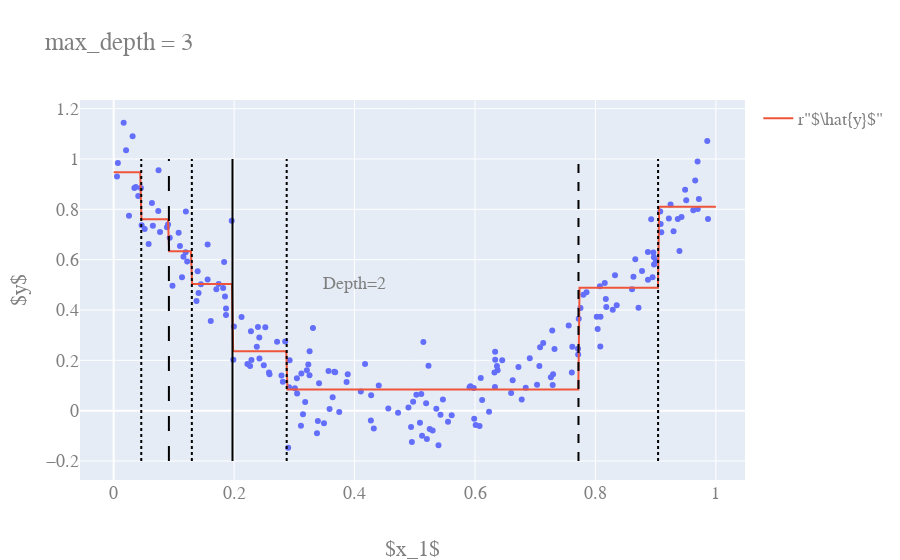

Notebook source saved alongside this figure:
### Code cell
fig = plot_regression_predictions(tree_reg2, X, y)
fig.update_layout(title_text='max_depth = 3')
for split, style in ((0.1973, "solid"), (0.0917, "longdash"), (0.7718, "dash")):
    fig.add_scatter(
        x=[split, split], y=[-0.2, 1], mode='lines', line_dash=style, line_color='black',
        marker_line_width=2, showlegend=False, 
    )
for split in (0.0458, 0.1298, 0.2873, 0.9040):
    fig.add_scatter(
        x=[split, split], y=[-0.2, 1], mode='lines', line_dash='dot', line_color='black',
        marker_line_width=1, showlegend=False, 
    )
fig.add_scatter(
    x=[0.4], y=[0.5], mode="text", text=["Depth=2"], showlegend=False
)
# fig.write_image(chapter_imgs + 'regression_depth3.png')
# Image(chapter_imgs + 'regression_depth3.png')
fig.show() # writing the image throws an error

### Figure 1 — Plotly figure (JSON) as saved in the notebook; plotly's stock layout.template omitted (floating-point values rounded to 4 significant figures; data arrays with more than 128 entries replaced by an {"elided": "..."} marker saying what was removed)
{"data": [{"marker": {"line": {"color": "blue"}}, "mode": "markers", "showlegend": false, "type": "scatter", "x": {"elided": "200 float values"}, "y": {"elided": "200 float values"}}, {"marker": {"line": {"color": "red"}}, "mode": "lines", "name": "r\"$\\hat{y}$\"", "type": "scatter", "x": {"elided": "500 float values"}, "y": {"elided": "500 float values"}}, {"line": {"color": "black", "dash": "solid"}, "marker": {"line": {"width": 2}}, "mode": "lines", "showlegend": false, "type": "scatter", "x": [0.1973, 0.1973], "y": [-0.2, 1]}, {"line": {"color": "black", "dash": "longdash"}, "marker": {"line": {"width": 2}}, "mode": "lines", "showlegend": false, "type": "scatter", "x": [0.0917, 0.0917], "y": [-0.2, 1]}, {"line": {"color": "black", "dash": "dash"}, "marker": {"line": {"width": 2}}, "mode": "lines", "showlegend": false, "type": "scatter", "x": [0.7718, 0.7718], "y": [-0.2, 1]}, {"line": {"color": "black", "dash": "dot"}, "marker": {"line": {"width": 1}}, "mode": "lines", "showlegend": false, "type": "scatter", "x": [0.0458, 0.0458], "y": [-0.2, 1]}, {"line": {"color": "black", "dash": "dot"}, "marker": {"line": {"width": 1}}, "mode": "lines", "showlegend": false, "type": "scatter", "x": [0.1298, 0.1298], "y": [-0.2, 1]}, {"line": {"color": "black", "dash": "dot"}, "marker": {"line": {"width": 1}}, "mode": "lines", "showlegend": false, "type": "scatter", "x": [0.2873, 0.2873], "y": [-0.2, 1]}, {"line": {"color": "black", "dash": "dot"}, "marker": {"line": {"width": 1}}, "mode": "lines", "showlegend": false, "type": "scatter", "x": [0.904, 0.904], "y": [-0.2, 1]}, {"mode": "text", "showlegend": false, "text": ["Depth=2"], "type": "scatter", "x": [0.4], "y": [0.5]}], "layout": {"font": {"color": "#7f7f7f", "family": "Courier New, monospace", "size": 18}, "title": {"text": "max_depth = 3"}, "xaxis": {"title": {"text": "$x_1$"}}, "yaxis": {"title": {"text": "$y$"}}}}
